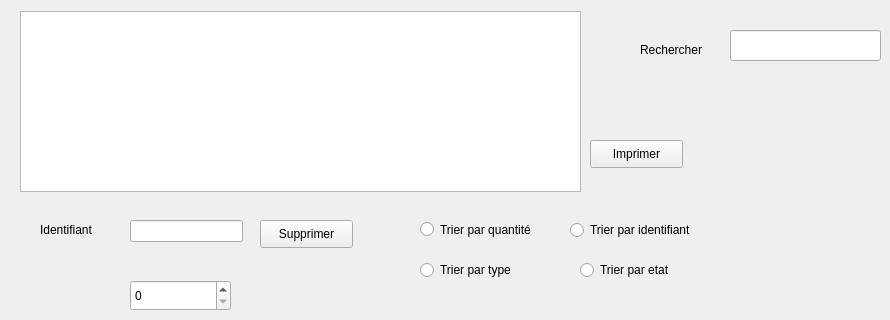
    <widget class="QWidget" name="tab_8">
     <attribute name="title">
      <string>Afficher Equipement</string>
     </attribute>
     <widget class="QTableView" name="table_eq_aff">
      <property name="geometry">
       <rect>
        <x>20</x>
        <y>11</y>
        <width>561</width>
        <height>181</height>
       </rect>
      </property>
     </widget>
     <widget class="QLabel" name="label_16">
      <property name="geometry">
       <rect>
        <x>40</x>
        <y>220</y>
        <width>91</width>
        <height>20</height>
       </rect>
      </property>
      <property name="text">
       <string>Identifiant</string>
      </property>
     </widget>
     <widget class="QLineEdit" name="lineEdit_suppression">
      <property name="geometry">
       <rect>
        <x>130</x>
        <y>220</y>
        <width>113</width>
        <height>22</height>
       </rect>
      </property>
     </widget>
     <widget class="QPushButton" name="pushButton_supprimer_eq">
      <property name="geometry">
       <rect>
        <x>260</x>
        <y>220</y>
        <width>93</width>
        <height>28</height>
       </rect>
      </property>
      <property name="text">
       <string>Supprimer</string>
      </property>
     </widget>
     <widget class="QRadioButton" name="tri_qte_eq_aff">
      <property name="geometry">
       <rect>
        <x>420</x>
        <y>219</y>
        <width>131</width>
        <height>21</height>
       </rect>
      </property>
      <property name="text">
       <string>Trier par quantité</string>
      </property>
     </widget>
     <widget class="QRadioButton" name="tri_id_eq_aff">
      <property name="geometry">
       <rect>
        <x>570</x>
        <y>220</y>
        <width>151</width>
        <height>20</height>
       </rect>
      </property>
      <property name="text">
       <string>Trier par identifiant</string>
      </property>
     </widget>
     <widget class="QRadioButton" name="tri_type_eq_aff">
      <property name="geometry">
       <rect>
        <x>420</x>
        <y>260</y>
        <width>131</width>
        <height>20</height>
       </rect>
      </property>
      <property name="text">
       <string>Trier par type</string>
      </property>
     </widget>
     <widget class="QRadioButton" name="tri_etat_aff">
      <property name="geometry">
       <rect>
        <x>580</x>
        <y>260</y>
        <width>111</width>
        <height>20</height>
       </rect>
      </property>
      <property name="text">
       <string>Trier par etat</string>
      </property>
     </widget>
     <widget class="QLabel" name="label_21">
      <property name="geometry">
       <rect>
        <x>640</x>
        <y>40</y>
        <width>81</width>
        <height>20</height>
       </rect>
      </property>
      <property name="text">
       <string>Rechercher</string>
      </property>
     </widget>
     <widget class="QLineEdit" name="lineEdit_rechercher">
      <property name="geometry">
       <rect>
        <x>730</x>
        <y>30</y>
        <width>151</width>
        <height>31</height>
       </rect>
      </property>
     </widget>
     <widget class="QPushButton" name="pushButton">
      <property name="geometry">
       <rect>
        <x>590</x>
        <y>140</y>
        <width>93</width>
        <height>28</height>
       </rect>
      </property>
      <property name="text">
       <string>Imprimer</string>
      </property>
     </widget>
     <widget class="QSpinBox" name="spinBox">
      <property name="geometry">
       <rect>
        <x>130</x>
        <y>280</y>
        <width>101</width>
        <height>31</height>
       </rect>
      </property>
     </widget>
    </widget>
